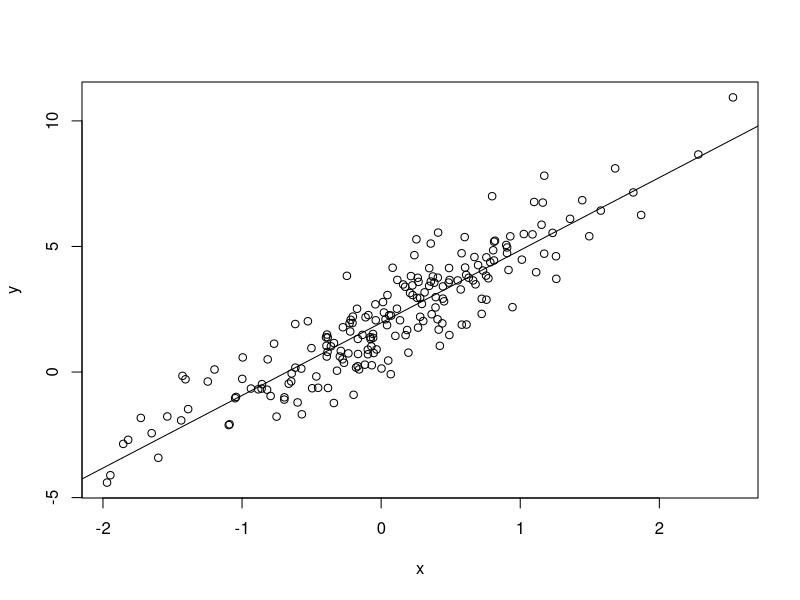
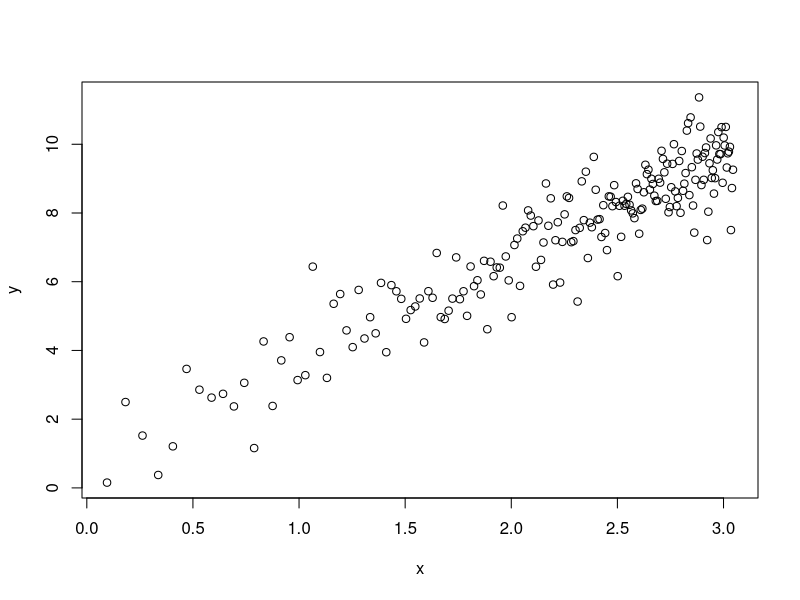
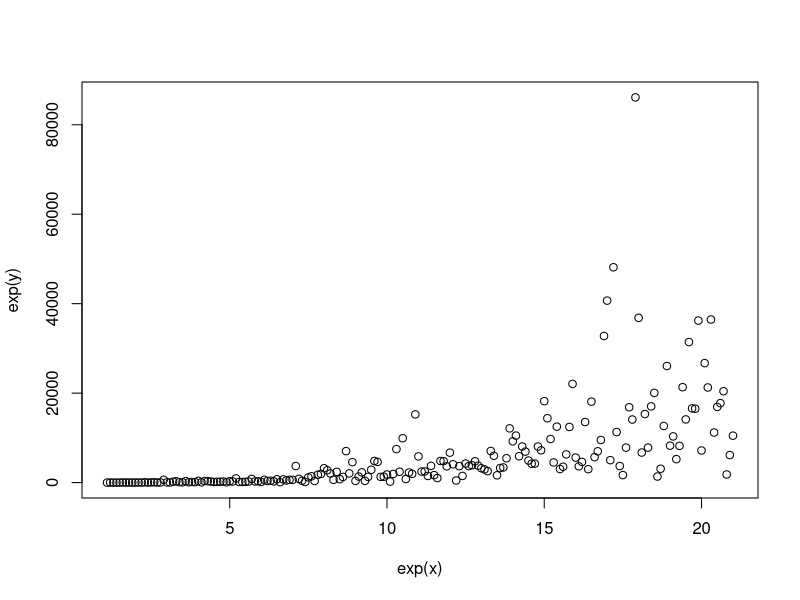
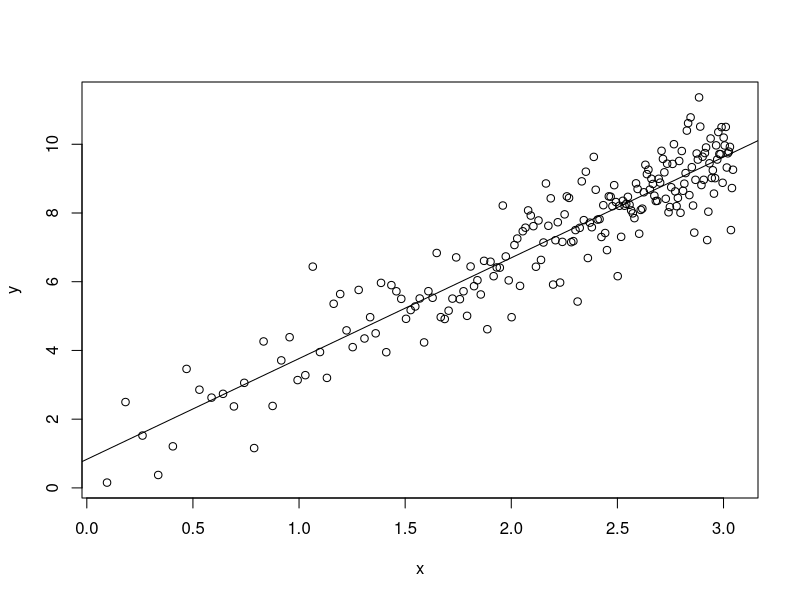
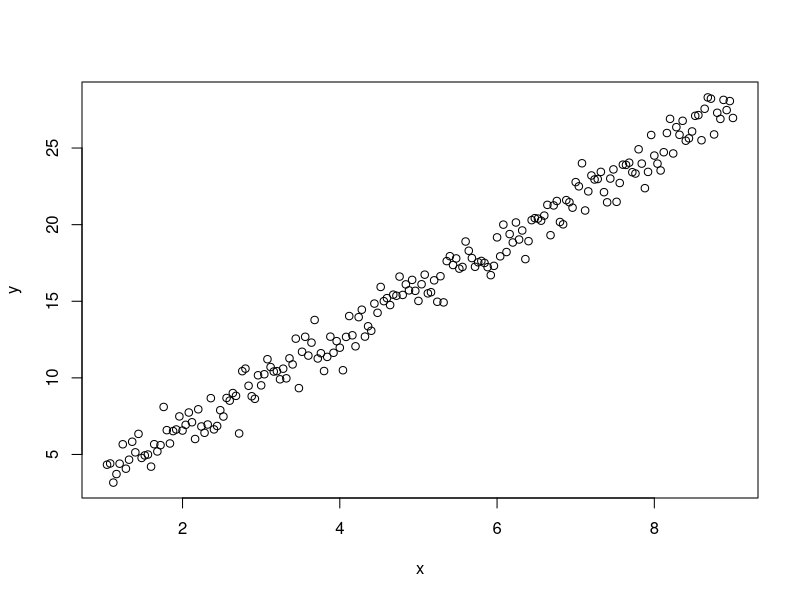
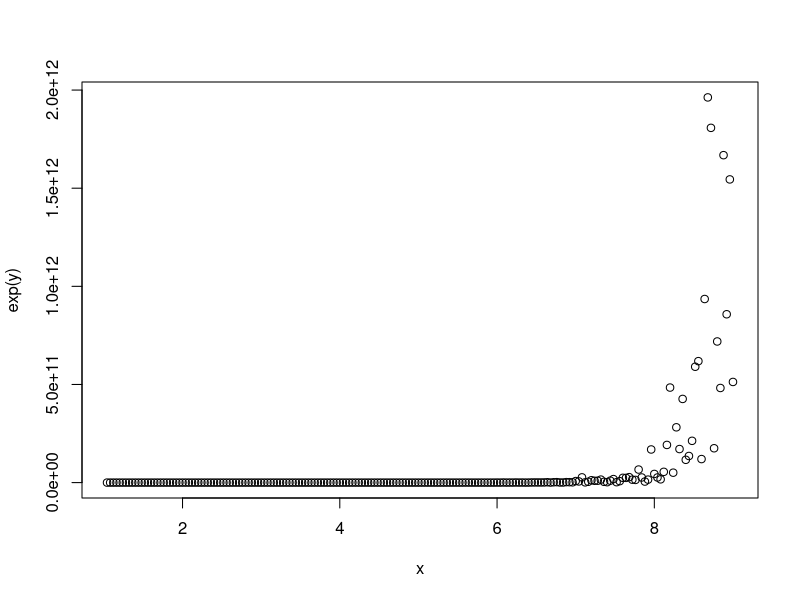
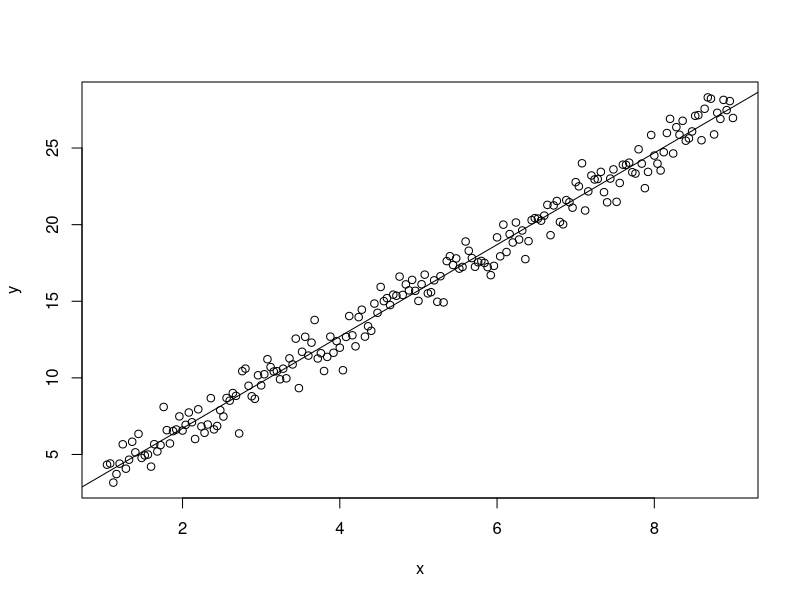
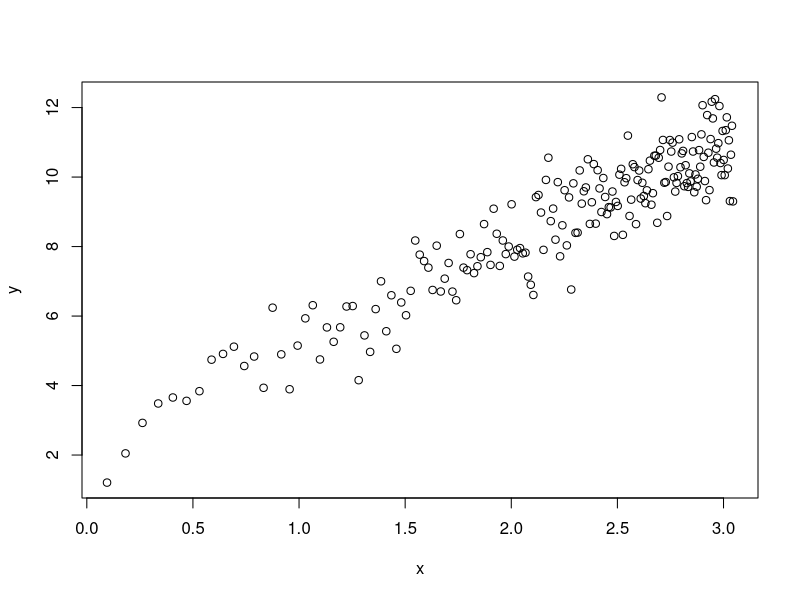

These figures' R source, in order:
n <- 200
a <- 2
b <- 3
epsilon <- rnorm(n, 0, 1)

x <- rnorm(n, 0, .8)
y <- a + b * x + epsilon
plot(y~x)
summary(lm(y ~ x))
abline(lm(y ~ x))


b_est <- sum(x,y)/sum(x^2)
a_est <- mean(y) - b_est*mean(x)
a_est
b_est
y_est <- a_est+b_est*x

RSS <- sum((y-y_est)^2)
TSS <- sum((y-mean(y))^2)
R_2 <- 1- RSS/TSS
RSS
TSS
R_2

F <- (R_2/(1-R_2))*(n-2)
F
qf(1 - .05, 1, n-2) #Крит значение статистики

S2 <- sum((y - y_est)^2) / (n - 2)
SE <- sqrt(S2)
S2_b <- S2 / sum((x - mean(x))^2)
SE_b <- sqrt(S2_b)
S2_a <- S2 * (mean(x^2)) / sum((x - mean(x))^2)
SE_a <- sqrt(S2_a)
t_value_a <- a_est / SE_a
t_value_b <- b_est / SE_b
t_value_a
t_value_b
qt(1 - .05/2, df = n - 2) #квантиль t распределения

epsilon <- rlnorm(n, 0, .8)
i <- 1:n

x <- 1+0.1*i
y <- a*(x^b)*epsilon
x <-log(x)
y <-log(y)
plot(y~x)
plot(exp(y)~exp(x))

plot(y~x)
reg <- lm(y~x)
summary(reg)
abline(reg)

exp(reg$coefficients)

b_est <- sum(x,y)/sum(x^2)
a_est <- mean(y) - b_est*mean(x)
a_est
b_est

y_est <- a_est+b_est*x
RSS <- sum((y-y_est)^2)
TSS <- sum((y-mean(y))^2)
R_2 <- 1- RSS/TSS
RSS
TSS
R_2

F <- (R_2/(1-R_2))*(n-2)
F
qf(1 - .05, 1, n-2) #Крит значение статистики

S2 <- sum((y - y_est)^2) / (n - 2)
SE <- sqrt(S2)
S2_b <- S2 / sum((x - mean(x))^2)
SE_b <- sqrt(S2_b)
S2_a <- S2 * (mean(x^2)) / sum((x - mean(x))^2)
SE_a <- sqrt(S2_a)
t_value_a <- a_est / SE_a
t_value_b <- b_est / SE_b
t_value_a
t_value_b
qt(1 - .05/2, df = n - 2) #квантиль t распределения

epsilon <- rlnorm(n, 0, .8)
i <- 1:n

x <- 1 + .04 * i
y <- a * exp(b * x) * epsilon

y <- log(y)

plot(y ~ x)
plot(exp(y) ~ x)

plot(y~x)
reg <- lm(y~x)
summary(reg)
abline(reg)

exp(reg$coefficients[1])

b_est <- sum(x,y)/sum(x^2)
a_est <- mean(y) - b_est*mean(x)
a_est
b_est

y_est <- a_est+b_est*x
RSS <- sum((y-y_est)^2)
TSS <- sum((y-mean(y))^2)
R_2 <- 1- RSS/TSS
RSS
TSS
R_2

F <- (R_2/(1-R_2))*(n-2)
F
qf(1 - .05, 1, n-2) #Крит значение статистики

S2 <- sum((y - y_est)^2) / (n - 2)
SE <- sqrt(S2)
S2_b <- S2 / sum((x - mean(x))^2)
SE_b <- sqrt(S2_b)
S2_a <- S2 * (mean(x^2)) / sum((x - mean(x))^2)
SE_a <- sqrt(S2_a)
t_value_a <- a_est / SE_a
t_value_b <- b_est / SE_b
t_value_a
t_value_b
qt(1 - .05/2, df = n - 2) #квантиль t распределения

epsilon <- rnorm(n, 0, .8)
i <- 1:n

x <- 1 + .1 * i
y <- a + b*log(x) + epsilon
x <- log(x)

plot(y ~ x)
plot(y ~ exp(x))

plot(y~x)
reg <- lm(y~x)
summary(reg)
abline(reg)

a <- .8
b <- 20

x <- 1 + .1 * i

y <- a + b/x + epsilon

x1 <- 1/x
# Использую новую перменную,не полчается переопределить изначальную. 
# Из за формата хранения числа в компьютере?
plot(y ~ x)
plot(y ~ x1)

plot(y~x1)
reg <- lm(y~x1)
summary(reg)
abline(reg)


